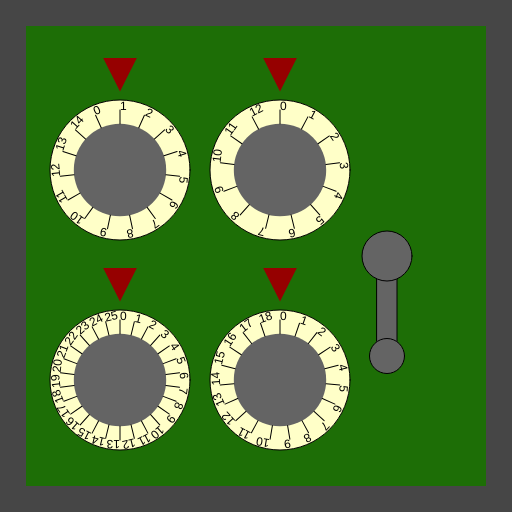
Frame 1 (no input)
Frame 60 (no input): identical to frame 1, image omitted
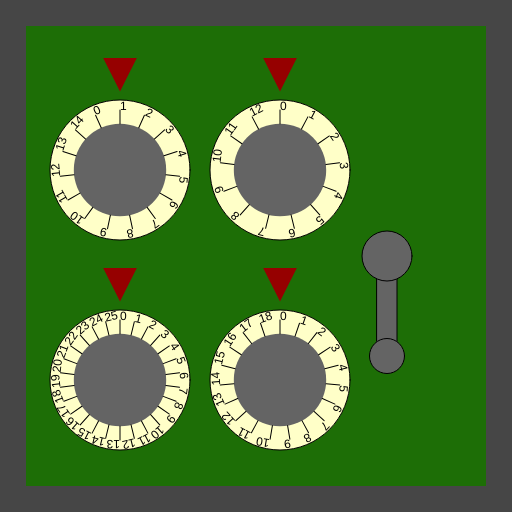
Frame 120 (the mouse pressed at the canvas centre since frame 60)

The p5.js sketch that drew these frames (run headless with seeded random() and noise() and a simulated clock; from frame 60 on, the mouse is pressed at the canvas centre):

// p5.js sketch
// ── sketch.js
/*

Officer: 7935412
CaseNum: 303-2-38950611-7935412

Case 303 - The Case of the Crooked Attorney
Stage 3 - The Gates Bank

I’ve made an appointment for you at the Gates Bank to retrieve your safe deposit box from the vault.
Actually you will break into Torvalds’ one.

Crack the safe by doing the following:

	Whilst the mouse is moving:
	- Make SecretLockerKey_A equal to the value of mouseY
	- Use the 'max' function to prevent SecretLockerKey_A from falling below 1

	When the mouse button is released:
	- Increment SecretLockerKey_B by 2
	- Use the 'constrain' function to prevent SecretLockerKey_B from falling below 5 and going above 21

	When the mouse button is released:
	- Make SecretLockerKey_C equal to the value of mouseX
	- Use the 'max' function to prevent SecretLockerKey_C from falling below 2

	Whilst the mouse is being dragged:
	- Decrement SecretLockerKey_D by 3
	- Use the 'constrain' function to prevent SecretLockerKey_D from falling below 2 and going above 16

	Whilst the mouse is being dragged:
	- Make SecretLockerKey_E equal to the value of mouseY
	- Use the 'min' function to prevent SecretLockerKey_E from going above 70



This time you'll need to create the relevant event handlers yourself.

There are many possible ways of investigating this case, but you
should use ONLY the following commands:

	- The assignment operator aka. the equals sign !
	- mouseX, mouseY
	- Incrementing +=
	- Decrementing -=
	- min, max
	- constrain

*/

//declare the variables

var SecretLockerKey_A;
var SecretLockerKey_B;
var SecretLockerKey_C;
var SecretLockerKey_D;
var SecretLockerKey_E;


function preload()
{
	//IMAGES WILL BE LOADED HERE

}

function setup()
{
	createCanvas(512,512);

	//initialise the variables
	SecretLockerKey_A = 0;
	SecretLockerKey_B = 0;
	SecretLockerKey_C = 0;
	SecretLockerKey_D = 0;
	SecretLockerKey_E = 0;

}

///////////////////EVENT HANDLERS///////////////////

//Create event handlers here to open the safe ...
function mouseMoved()
{
	console.log("mouseMoved", mouseX, mouseY);
	SecretLockerKey_A=mouseY;
	SecretLockerKey_A=max(SecretLockerKey_A,1);
}

function mouseReleased()
{
	console.log("mouseReleased");
	SecretLockerKey_B+=2;
	SecretLockerKey_B=constrain(SecretLockerKey_B,5,21);
	SecretLockerKey_C=mouseX;
	SecretLockerKey_C=max(SecretLockerKey_C,2);
}

function mouseDragged()
{
	console.log("mouseDragged", mouseX, mouseY);
	SecretLockerKey_D-=3;
	SecretLockerKey_D=constrain(SecretLockerKey_D,2,16);
	SecretLockerKey_E=mouseY;
	SecretLockerKey_E=min(SecretLockerKey_E,70);
}







///////////////DO NOT CHANGE CODE BELOW THIS POINT///////////////////

function draw()
{

	//Draw the safe door
	background(70);
	noStroke();
	fill(29,110,6);
	rect(26,26,width-52,width-52);

	//Draw the combination dials
	push();
	translate(120,170);
	drawDial(140,SecretLockerKey_A, 15);
	pop();

	push();
	translate(120,380);
	drawDial(140,SecretLockerKey_B, 26);
	pop();

	push();
	translate(280,170);
	drawDial(140,SecretLockerKey_C, 13);
	pop();

	push();
	translate(280,380);
	drawDial(140,SecretLockerKey_D, 19);
	pop();

	//Draw the lever
	push();
	translate(width - 125,256);
	drawLever(SecretLockerKey_E);
	pop();


}

function drawDial(diameter,num,maxNum)
{
	//the combination lock

	var r = diameter * 0.5;
	var p = r * 0.6;

	stroke(0);
	fill(255,255,200);
	ellipse(0,0,diameter,diameter);
	fill(100);
	noStroke();
	ellipse(0,0,diameter*0.66,diameter*0.66);
	fill(150,0,0);
	triangle(
		-p * 0.4,-r-p,
		p * 0.4,-r-p,
		0,-r-p/5
	);

	noStroke();

	push();
	var inc = 360/maxNum;

	rotate(radians(-num * inc));
	for(var i = 0; i < maxNum; i++)
	{
		push();
		rotate(radians(i * inc));
		stroke(0);
		line(0,-r*0.66,0,-(r-10));
		noStroke();
		fill(0);
		text(i,0,-(r-10));
		pop();
	}

	pop();
}

function drawLever(rot)
{
	push();
	rotate(radians(-rot))
	stroke(0);
	fill(100);
	rect(-10,0,20,100);
	ellipse(0,0,50,50);
	ellipse(0,100,35,35);
	pop();
}
